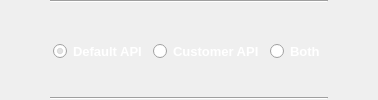
            <widget class="QWidget" name="widget_26" native="true">
             <property name="font">
              <font>
               <pointsize>10</pointsize>
               <weight>75</weight>
               <bold>true</bold>
              </font>
             </property>
             <property name="styleSheet">
              <string notr="true">QWidget{
	color: white;
}</string>
             </property>
             <layout class="QVBoxLayout" name="verticalLayout_27">
              <property name="leftMargin">
               <number>50</number>
              </property>
              <property name="topMargin">
               <number>0</number>
              </property>
              <property name="rightMargin">
               <number>50</number>
              </property>
              <property name="bottomMargin">
               <number>0</number>
              </property>
              <item>
               <widget class="Line" name="line_2">
                <property name="orientation">
                 <enum>Qt::Horizontal</enum>
                </property>
               </widget>
              </item>
              <item>
               <widget class="QGroupBox" name="groupBox_5">
                <property name="styleSheet">
                 <string notr="true">QGroupBox {  
    border: 0px;
}  </string>
                </property>
                <property name="title">
                 <string/>
                </property>
                <layout class="QHBoxLayout" name="horizontalLayout_28">
                 <property name="leftMargin">
                  <number>0</number>
                 </property>
                 <property name="topMargin">
                  <number>0</number>
                 </property>
                 <property name="rightMargin">
                  <number>0</number>
                 </property>
                 <property name="bottomMargin">
                  <number>0</number>
                 </property>
                 <item>
                  <widget class="QRadioButton" name="radio_api_default">
                   <property name="sizePolicy">
                    <sizepolicy hsizetype="Maximum" vsizetype="Fixed">
                     <horstretch>0</horstretch>
                     <verstretch>0</verstretch>
                    </sizepolicy>
                   </property>
                   <property name="font">
                    <font>
                     <pointsize>10</pointsize>
                     <weight>75</weight>
                     <bold>true</bold>
                    </font>
                   </property>
                   <property name="text">
                    <string>Default API</string>
                   </property>
                   <property name="checked">
                    <bool>true</bool>
                   </property>
                  </widget>
                 </item>
                 <item>
                  <widget class="QRadioButton" name="radio_api_custom">
                   <property name="sizePolicy">
                    <sizepolicy hsizetype="Maximum" vsizetype="Fixed">
                     <horstretch>0</horstretch>
                     <verstretch>0</verstretch>
                    </sizepolicy>
                   </property>
                   <property name="font">
                    <font>
                     <pointsize>10</pointsize>
                     <weight>75</weight>
                     <bold>true</bold>
                    </font>
                   </property>
                   <property name="text">
                    <string>Customer API</string>
                   </property>
                  </widget>
                 </item>
                 <item>
                  <widget class="QRadioButton" name="radio_api_both">
                   <property name="sizePolicy">
                    <sizepolicy hsizetype="Maximum" vsizetype="Fixed">
                     <horstretch>0</horstretch>
                     <verstretch>0</verstretch>
                    </sizepolicy>
                   </property>
                   <property name="font">
                    <font>
                     <pointsize>10</pointsize>
                     <weight>75</weight>
                     <bold>true</bold>
                    </font>
                   </property>
                   <property name="text">
                    <string>Both</string>
                   </property>
                   <property name="checked">
                    <bool>false</bool>
                   </property>
                  </widget>
                 </item>
                </layout>
               </widget>
              </item>
              <item>
               <widget class="Line" name="line">
                <property name="orientation">
                 <enum>Qt::Horizontal</enum>
                </property>
               </widget>
              </item>
             </layout>
            </widget>
